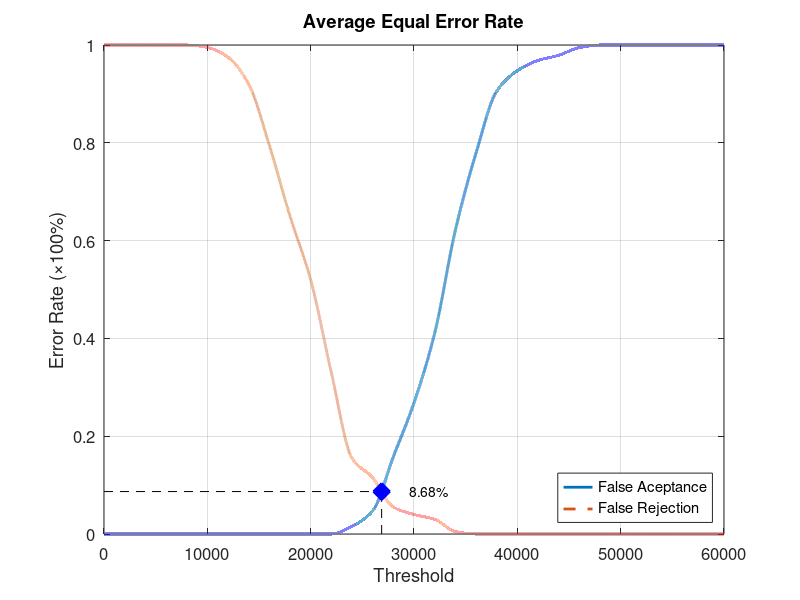
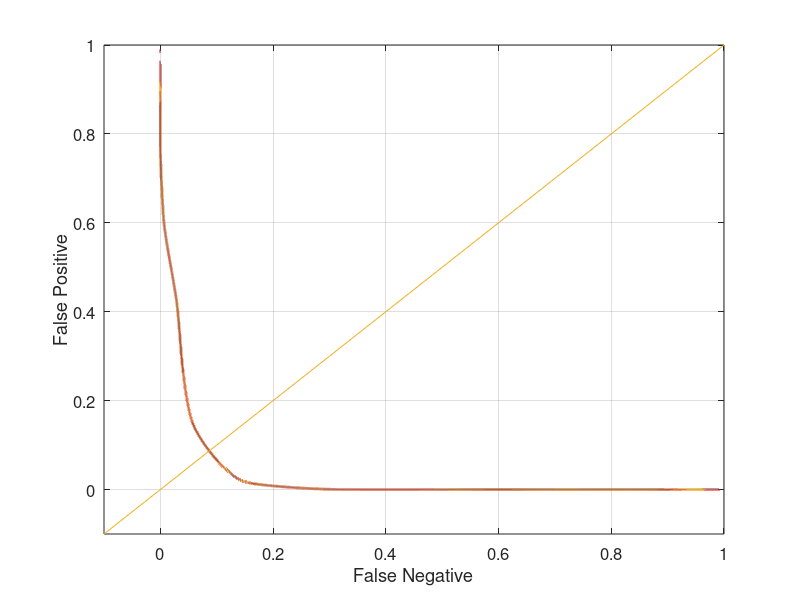

Here is the MATLAB script that generated these plots, in order:
function yEER = Database1_4
close all;
clear;
clc;
x = 0:2000:60000;
xq = 0:0.5:60000;

y0 = [0 0 0 0 0 0 0 0 0 0 0 0 0.0157895 0.0473684 0.157895 0.268421 0.410526 0.621053 0.778947 0.905263 0.947368 0.968421 0.978947 0.994737 1 1 1 1 1 1 1];
yy0 = interp1(x, y0, xq, 'pchip');
y1 = [1 1 1 1 1 0.995 0.975 0.92 0.795 0.65 0.52 0.33 0.155 0.115 0.055 0.04 0.03 0.005 0 0 0 0 0 0 0 0 0 0 0 0 0];
yy1 = interp1(x, y1, xq, 'pchip');

% Calculating EER: 
y2 = abs(y0 - y1);
find(y2 == min(y2))
yy2 = abs(yy0 - yy1);
xEER = find(yy2 == min(yy2));
xEERIndex = xq(xEER) % X-axis EER
yEER = yy0(xEER) % Y-axis EER

main = figure
plot(xq, yy0,'-','LineWidth', 2);	hold on
plot(xq, yy1,'--','LineWidth', 2);	hold on
plot([xEERIndex xEERIndex], [0 yEER], 'k--');	hold on
plot([0 xEERIndex], [yEER yEER], 'k--');	hold on
plot(xEERIndex, yEER, 'bx', 'LineWidth', 10);	hold on
text(xEERIndex + 10 * xEERIndex / 100, yEER, [num2str(round((10000 * yEER)) / 100) '%'])
legend('False Aceptance', 'False Rejection', 'Location', 'SouthEast')
xlabel('Threshold')
ylabel('Error Rate (\times100%)')
title('Average Equal Error Rate')
set(gca, 'FontSize', 12)
axis([0 60000 0 1])
grid on

print(main, 'Database1_4Main', '-dpng');
FNRxFPR = figure('Color', [1 1 1]);
plot(yy1, yy0, '-', yy1, yy0, 'LineWidth', 2);
hold on
y = -0.1:0.1:1
plot(y, y); 
set(gca, 'FontSize', 12)
xlabel('False Negative')
ylabel('False Positive')
axis([-0.1 1 -0.1 1])
set(gca, 'FontSize', 12)
grid on

print(FNRxFPR, 'Database1_4FNRxFPR','-dpng');
end
